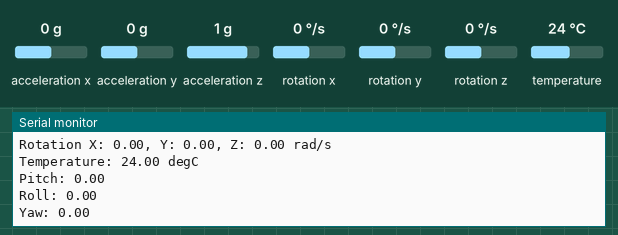
Bench run of a sketch on a simulated Arduino Leonardo, built with avr-gcc and run on an emulated ATmega32U4. On the bench: the last lines printed to the serial monitor. The inputs (shaded band) are chosen by the test bench; at power-on: acceleration x 0 g, acceleration y 0 g, acceleration z 1 g, rotation x 0 °/s, rotation y 0 °/s, rotation z 0 °/s, temperature 24 °C.

Above: at 1.3 s.
1.4 s: acceleration x set to -1.4 g
At 2.1 s:
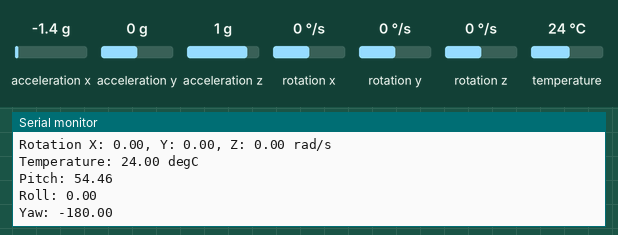
2.9 s: acceleration y set to -1.4 g
At 3.6 s:
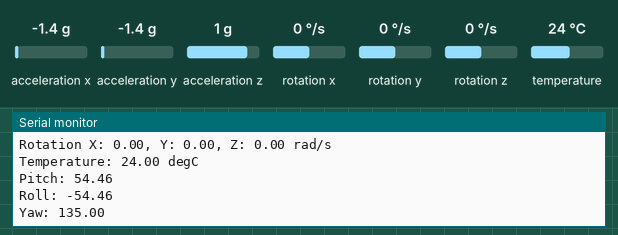
4.4 s: acceleration z set to -1.4 g
At 5.1 s:
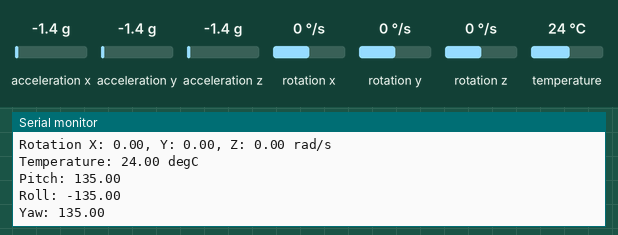
5.9 s: rotation x set to -192 °/s
7.4 s: rotation y set to -192 °/s
Timing chart, 0 to 9.9 s (numbered marks = the images above; inputs shaded):
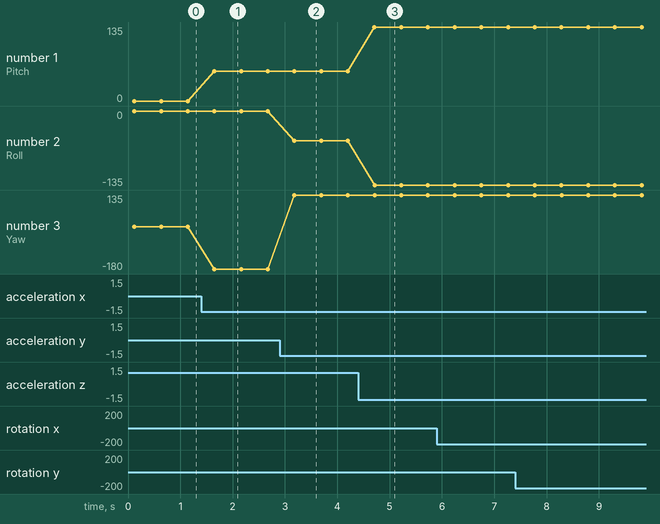

Measured:
- after the input at 1.4 s, the serial monitor: prints a new line after 0.25 s (image 1)
- after the input at 2.9 s, the serial monitor: prints a new line after 0.28 s (image 2)
- after the input at 4.4 s, the serial monitor: prints a new line after 0.31 s (image 3)
- plotted number 1: 0 → 54.46 after the input at 1.4 s
- plotted number 2: 0 → -54.46 after the input at 2.9 s, -54.46 → -135 after the input at 4.4 s
- plotted number 3: 0 → -180 after the input at 1.4 s, -180 → 135 after the input at 2.9 s

The sketch:

basic_readings_MPU_6050.ino
```cpp
// Basic demo for accelerometer readings from Adafruit MPU6050
// Code Source: https://randomnerdtutorials.com/esp32-mpu-6050-accelerometer-gyroscope-arduino/

/*
 *  NOTE: On ESP32, pins 21 and 22 are generally reserved for I2C, with 21 being SDA and 22 being SCL.
 *  For communicating with MPU6050, we have two speed options: 100kbit/s and 400kbit/s.
 *  Hence, the pin connections should be:
 *    ESP32 PIN 21 - SDA
 *    ESP32 PIN 22 - SCL
 *    ESP32 5V or 3.3V - VCC
 *    ESP32 GND - GND
 */

#include <Adafruit_MPU6050.h>
#include <Adafruit_Sensor.h>
#include <math.h>
#include <Wire.h>

Adafruit_MPU6050 mpu;

void setup(void) {
  Serial.begin(115200);
  while (!Serial)
    delay(10); // will pause Zero, Leonardo, etc until serial console opens

  Serial.println("Adafruit MPU6050 test!");

  // Try to initialize!
  if (!mpu.begin()) {
    Serial.println("Failed to find MPU6050 chip");
    while (1) {
      delay(10);
    }
  }
  Serial.println("MPU6050 Found!");

  mpu.setAccelerometerRange(MPU6050_RANGE_8_G);
  Serial.print("Accelerometer range set to: ");
  switch (mpu.getAccelerometerRange()) {
  case MPU6050_RANGE_2_G:
    Serial.println("+-2G");
    break;
  case MPU6050_RANGE_4_G:
    Serial.println("+-4G");
    break;
  case MPU6050_RANGE_8_G:
    Serial.println("+-8G");
    break;
  case MPU6050_RANGE_16_G:
    Serial.println("+-16G");
    break;
  }
  mpu.setGyroRange(MPU6050_RANGE_500_DEG);
  Serial.print("Gyro range set to: ");
  switch (mpu.getGyroRange()) {
  case MPU6050_RANGE_250_DEG:
    Serial.println("+- 250 deg/s");
    break;
  case MPU6050_RANGE_500_DEG:
    Serial.println("+- 500 deg/s");
    break;
  case MPU6050_RANGE_1000_DEG:
    Serial.println("+- 1000 deg/s");
    break;
  case MPU6050_RANGE_2000_DEG:
    Serial.println("+- 2000 deg/s");
    break;
  }

  mpu.setFilterBandwidth(MPU6050_BAND_21_HZ);
  Serial.print("Filter bandwidth set to: ");
  switch (mpu.getFilterBandwidth()) {
  case MPU6050_BAND_260_HZ:
    Serial.println("260 Hz");
    break;
  case MPU6050_BAND_184_HZ:
    Serial.println("184 Hz");
    break;
  case MPU6050_BAND_94_HZ:
    Serial.println("94 Hz");
    break;
  case MPU6050_BAND_44_HZ:
    Serial.println("44 Hz");
    break;
  case MPU6050_BAND_21_HZ:
    Serial.println("21 Hz");
    break;
  case MPU6050_BAND_10_HZ:
    Serial.println("10 Hz");
    break;
  case MPU6050_BAND_5_HZ:
    Serial.println("5 Hz");
    break;
  }

  Serial.println("");
  delay(100);
}

void loop() {

  /* Get new sensor events with the readings */
  sensors_event_t a, g, temp;
  mpu.getEvent(&a, &g, &temp);

  /* Print out the values */
  Serial.print("Acceleration X: ");
  Serial.print(a.acceleration.x);
  Serial.print(", Y: ");
  Serial.print(a.acceleration.y);
  Serial.print(", Z: ");
  Serial.print(a.acceleration.z);
  Serial.println(" m/s^2");

  Serial.print("Rotation X: ");
  Serial.print(g.gyro.x);
  Serial.print(", Y: ");
  Serial.print(g.gyro.y);
  Serial.print(", Z: ");
  Serial.print(g.gyro.z);
  Serial.println(" rad/s");

  Serial.print("Temperature: ");
  Serial.print(temp.temperature);
  Serial.println(" degC");

  Serial.print("Pitch: ");
  Serial.println(atan2(-a.acceleration.x, a.acceleration.z)*RAD_TO_DEG);

  Serial.print("Roll: ");
  Serial.println(atan2(a.acceleration.y, a.acceleration.z)*RAD_TO_DEG);

  Serial.print("Yaw: ");
  Serial.println(atan2(-a.acceleration.y, a.acceleration.x)*RAD_TO_DEG);


  Serial.println("");
  delay(500);
}
```
